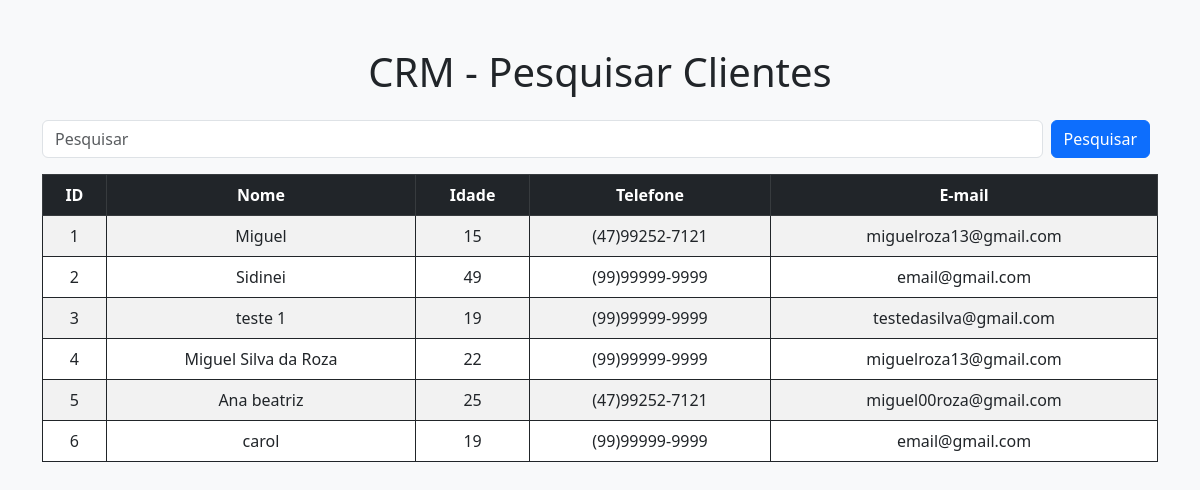
The page /pesquisar on the database as committed earlier.
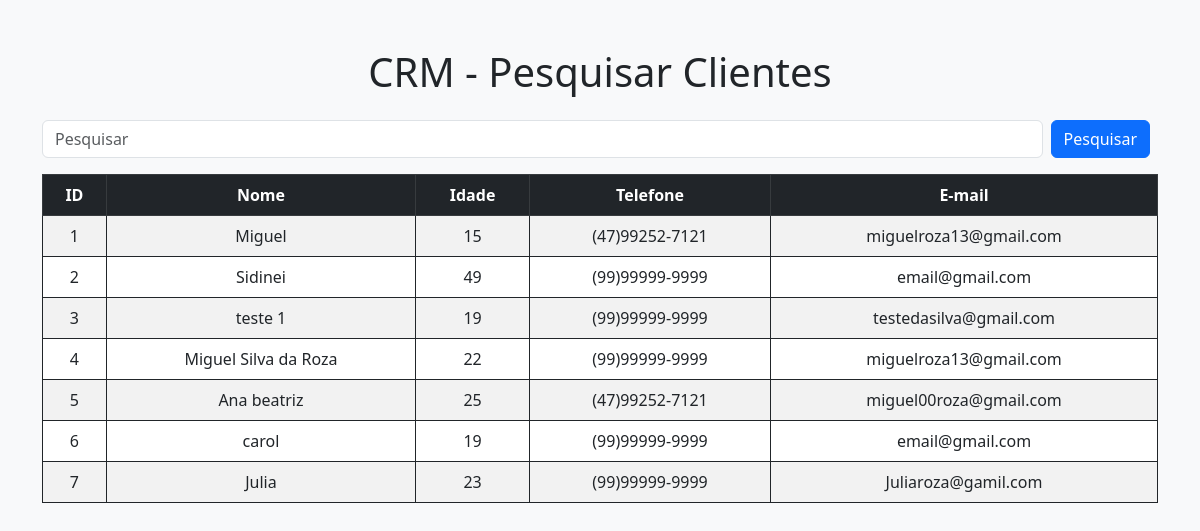
The same page on the database as committed later.
### app/models.py (models this page shows)
class clientes(db.Model):
    id = db.Column(db.Integer, primary_key=True)
    data_de_envio = db.Column(db.DateTime, default = datetime.now())
    nome = db.Column(db.String, nullable=True)
    idade = db.Column(db.Integer, nullable=True)
    telefone = db.Column(db.String)
    email = db.Column(db.String, nullable=True)
    comentario = db.Column(db.String)

### app/views.py (the view)
@app.route('/pesquisar')
def pesquisar():
    if request.method == 'GET':
        pesquisa = request.args.get('pesquisa', '')
    dados = clientes.query.order_by()
    if pesquisa != '':
        dados = dados.filter(func.lower(clientes.nome).like(f'{pesquisa.lower()}%'))
    context = {'dados': dados.all()}
    return render_template('pesquisar.html', context=context)

### app/templates/pesquisar.html (shortened to what this page needs)
<!DOCTYPE html>
<html lang="pt-br">
<head>
    <link href="https://cdn.jsdelivr.net/npm/bootstrap@5.3.0/dist/css/bootstrap.min.css" rel="stylesheet">
    <link rel="stylesheet" href="{{ url_for('static', filename='pesquisar.css') }}">
</head>
<body class="bg-light">
    <div class="container my-5">
        <h1 class="text-center mb-4">CRM - Pesquisar Clientes</h1>
        <form class="d-flex mb-3" method="get">
            <input type="text" name="pesquisa" class="form-control me-2" placeholder="Pesquisar">
            <button class="btn btn-primary me-2" type="submit">Pesquisar</button>
        </form>
        {% if context['dados'] %}
            <div class="table-responsive">
                <table class="table table-striped table-bordered">
                    <thead class="table-dark">
                        <tr>
                            <th>ID</th>
                            <th>Nome</th>
                            <th>Idade</th>
                            <th>Telefone</th>
                            <th>E-mail</th>
                        </tr>
                    </thead>
                    <tbody>
                        {% for i in context['dados'] %}
                        <tr>
                            <td>{{ i.id }}</td>
                            <td>{{ i.nome }}</td>
                            <td>{{ i.idade }}</td>
                            <td>{{ i.telefone }}</td>
                            <td>{{ i.email }}</td>
                        </tr>
                        {% endfor %}
                    </tbody>
                </table>
            </div>
        {% else %}
            <div class="alert alert-info">Nenhum cliente encontrado.</div>
        {% endif %}
    </div>
</body>
</html>

Rows that differ between the two databases and show on the page:
added clientes: id "7", nome "Julia", idade "23", telefone "(99)99999-9999", email "Juliaroza@gamil.com"
